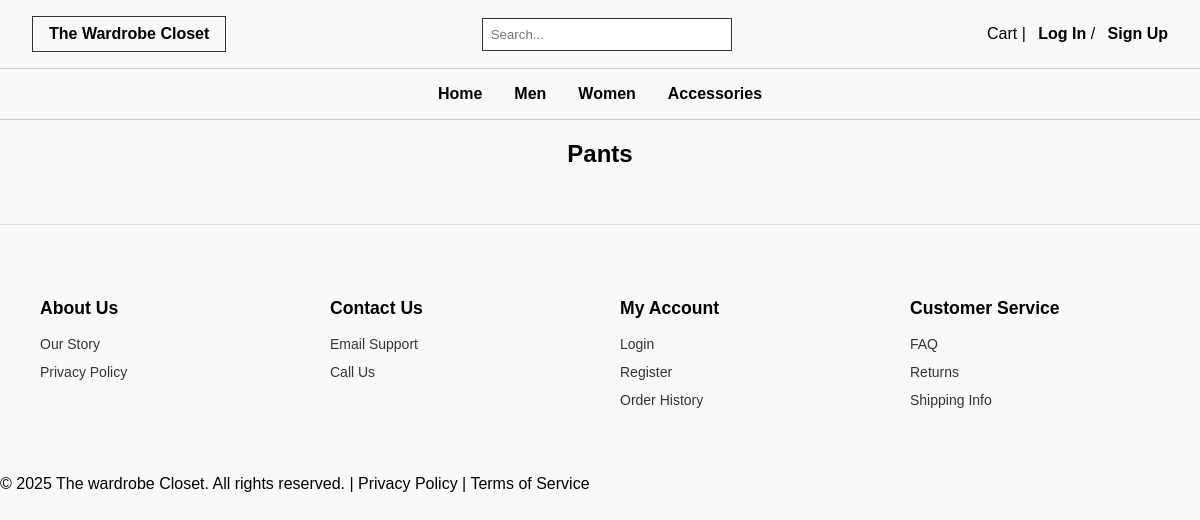
The app's page /men/Pants, older data.
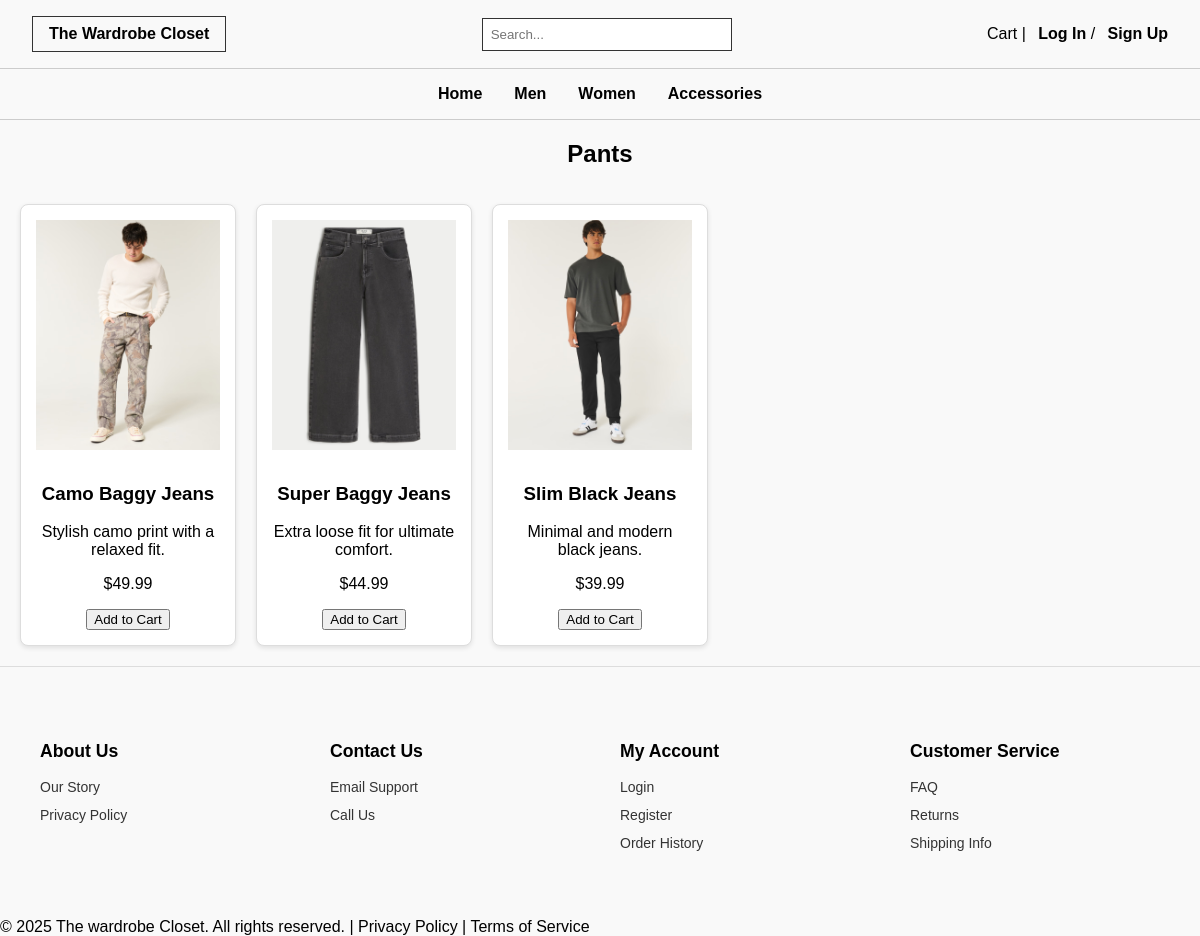
The same page, newer data.
### app/models.py (models this page shows)
class Product(db.Model):
    id = db.Column(db.Integer, primary_key=True)
    name = db.Column(db.String(120), nullable=False)
    description = db.Column(db.Text)
    price = db.Column(db.Float, nullable=False)
    stock = db.Column(db.Integer, default=0)
    image_url = db.Column(db.String(255))
    size = db.Column(db.String(20))
    color = db.Column(db.String(30))
    category_id = db.Column(db.Integer, db.ForeignKey('category.id'))
    category = db.relationship('Category', backref='products')
    subcategory = db.Column(db.String(100))

### app/routes.py (the view)
@bp.route('/men/Pants')
def men_pants():
    men_category = Category.query.filter_by(name='Men').first()
    products = Product.query.filter_by(category_id=men_category.id, subcategory='pants').all()
    return render_template('men/men_pants.html', products=products)

### app/templates/men/men_pants.html (shortened to what this page needs)
{% extends "base.html" %}
{% block content %}
<h2 class="section-title">Pants</h2>
<div class="product-grid">
  {% for product in products %}
  <div class="product-card">
    <img src="{{ url_for('static', filename=product.image_url) }}" alt="{{ product.name }}">
    <h3>{{ product.name }}</h3>
    <p>{{ product.description }}</p>
    <p class="price">${{ "%.2f"|format(product.price) }}</p>
    <button>Add to Cart</button>
  </div>
  {% endfor %}
</div>
{% endblock %}

### app/templates/base.html (shortened to what this page needs)
<!DOCTYPE html>
<html>
<head>
   <link rel="stylesheet" href="{{ url_for('static', filename='styles.css') }}">
</head>
<body>
  <header>
    <div class="logo">The Wardrobe Closet</div>
    <div class="search-box">
      <input type="text" placeholder="Search..." />
    </div>
    <div class="actions">
      <span>Cart</span> |  {% if current_user.is_authenticated %}
      <a href="{{ url_for('main.profile') }}">My Profile</a> /
      <a href="{{ url_for('main.logout') }}">Log Out</a>
    {% else %}
      <a href="{{ url_for('main.login') }}">Log In</a> /
      <a href="{{ url_for('main.signup') }}">Sign Up</a>
    {% endif %}
    </div>
  </header>
  <nav class="nav-links">
    <a href="{{ url_for('main.index') }}">Home</a>
    <a href="{{ url_for('main.men') }}">Men</a>
    <a href="{{ url_for('main.women') }}">Women</a>
    <a href="{{ url_for('main.accessories') }}">Accessories</a>
  </nav>
   <main>{% block content %}{% endblock %}</main>
 <footer class="footer-simple">
  <div class="footer-column">
    <h4>About Us</h4>
    <ul>
      <li><a href="{{ url_for('main.our_story') }}">Our Story</a></li>
      <li><a href="{{ url_for('main.privacy_policy') }}">Privacy Policy</a></li>
    </ul>
  </div>
  <div class="footer-column">
    <h4>Contact Us</h4>
    <ul>
      <li><a href="{{ url_for('main.email_support') }}">Email Support</a></li>
      <li><a href="{{ url_for('main.call_us') }}">Call Us</a></li>
    </ul>
  </div>
  <div class="footer-column">
    <h4>My Account</h4>
    <ul>
      <li><a href="{{ url_for('main.login') }}">Login</a></li>
      <li><a href="{{ url_for('main.signup') }}">Register</a></li>
      <li><a href="{{ url_for('main.order_history') }}">Order History</a></li>
    </ul>
  </div>
  <div class="footer-column">
    <h4>Customer Service</h4>
    <ul>
      <li><a href="{{ url_for('main.faq') }}">FAQ</a></li>
      <li><a href="{{ url_for('main.returns') }}">Returns</a></li>
      <li><a href="{{ url_for('main.shipping_info') }}">Shipping Info</a></li>
    </ul>
  </div>
</footer>
 <div class="bottom-line">
  &copy; 2025 The wardrobe Closet. All rights reserved. | Privacy Policy | Terms of Service
</div>
</body>
</html>

### app/static/styles.css (style rules this page uses)
* { box-sizing: border-box; }
body { margin: 0; font-family: Arial, sans-serif; background-color: #f9f9f9; }
header { display: flex; justify-content: space-between; align-items: center; padding: 1rem 2rem; background: #fff; border-bottom: 1px solid #ccc; }
.logo { font-weight: bold; border: 1px solid #333; padding: 0.5rem 1rem; }
.search-box input { padding: 0.5rem; width: 250px; border: 1px solid #333; }
.actions a { text-decoration: none; color: #000; margin-left: 0.5rem; font-weight: bold; }
.nav-links { display: flex; gap: 2rem; justify-content: center; padding: 1rem 0; background: #fff; border-bottom: 1px solid #ccc; }
.nav-links a { text-decoration: none; color: black; font-weight: bold; }
.section-title { text-align: center; font-weight: bold; margin-bottom: 1rem; }
header, .nav-links { background: transparent; position: relative; z-index: 2; }
.product-grid { display: grid; grid-template-columns: repeat(auto-fill, minmax(200px, 1fr)); gap: 20px; padding: 20px; }
.product-card { border: 1px solid #ddd; padding: 15px; text-align: center; border-radius: 8px; background-color: #fff; box-shadow: 0 2px 5px rgba(0, 0, 0, 0.1); }
.product-card img { width: 100%; max-width: 200px; height: auto; margin-bottom: 10px; }
.footer-simple { display: flex; justify-content: space-between; flex-wrap: wrap; padding: 40px 20px; background-color: #f9f9f9; border-top: 1px solid #ddd; font-family: Arial, sans-serif; }
.footer-column { flex: 1 1 200px; margin: 10px 20px; }
.footer-column h4 { font-size: 1.1rem; margin-bottom: 15px; font-weight: bold; }
.footer-column ul { list-style: none; padding: 0; }
.footer-column ul li { margin-bottom: 10px; }
.footer-column a { text-decoration: none; color: #333; font-size: 14px; }

Row changes from the older to the newer data that the page shows:
added Product: image_url (picture), name "Camo Baggy Jeans", description "Stylish camo print with a relaxed fit.", price "49.99"
added Product: image_url (picture), name "Super Baggy Jeans", description "Extra loose fit for ultimate comfort.", price "44.99"
added Product: image_url (picture), name "Slim Black Jeans", description "Minimal and modern black jeans.", price "39.99"
